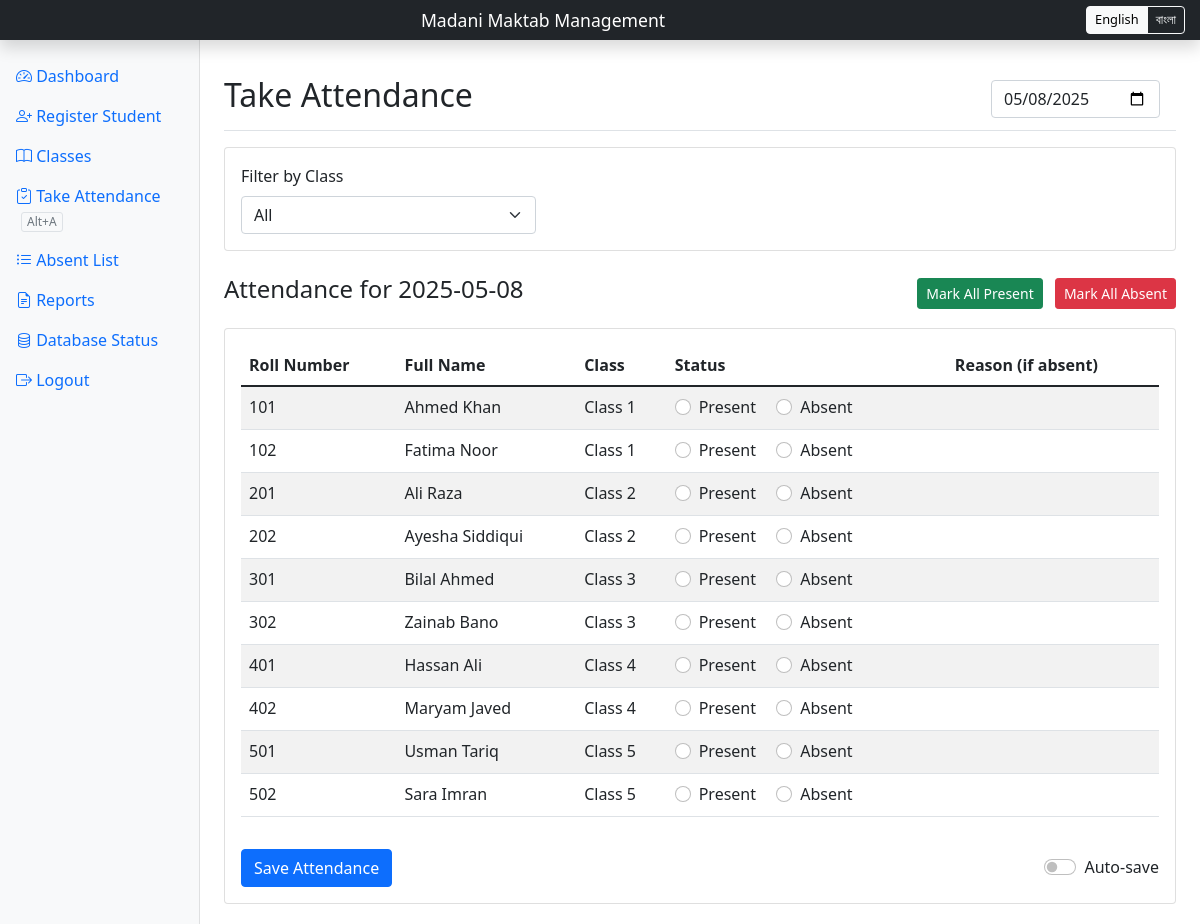
Page /attendance (signed in) on the committed database.
### main.py (models this page shows, shortened)
class Student(db.Model):
    id = db.Column(db.Integer, primary_key=True)
    name = db.Column(db.String(100), nullable=False)
    roll_number = db.Column(db.String(20), unique=True, nullable=False)
    class_id = db.Column(db.Integer, db.ForeignKey('class.id'), nullable=False)
    phone = db.Column(db.String(15), nullable=True)
    email = db.Column(db.String(100), nullable=True)
    attendance = db.relationship('Attendance', backref='student', lazy=True)
    class_relation = db.relationship('Class', backref='students', lazy=True)  # Define the relationship

class Class(db.Model):
    id = db.Column(db.Integer, primary_key=True)
    name = db.Column(db.String(50), unique=True, nullable=False)

### main.py (the view, shortened to what this page needs)
@app.route('/attendance', methods=['GET', 'POST'])
@login_required
def attendance():
    selected_date = request.args.get('date', str(date.today()))
    print(f"\n--- Attendance for date: {selected_date} ---")
    copy_previous_attendance(selected_date)
    filter_class = request.args.get('filter_class', '')
    query = Student.query
    if filter_class:
        query = query.filter(Student.class_id == filter_class)
    query = query.order_by(Student.roll_number.asc())
    classes = Class.query.all()
    students = query.all()
    attendance_today = {a.student_id: a for a in Attendance.query.filter_by(date=selected_date).all()}
    missing = len(students) - len([s for s in students if s.id in attendance_today])
    print(f"Students in view: {len(students)}, With attendance records: {len(students) - missing}, Missing records: {missing}")
    return render_template('attendance.html',
                         students=students,
                         attendance_today=attendance_today,
                         selected_date=selected_date,
                         classes=classes,
                         filter_class=filter_class)

### main.py (called while the page is built, shortened)
@login_manager.user_loader
def load_user(user_id):
    return User.query.get(int(user_id))

def copy_previous_attendance(current_date):
    prev_date_record = db.session.query(Attendance.date).filter(Attendance.date < current_date).order_by(Attendance.date.desc()).first()
    if not prev_date_record:
        return  # No previous records, nothing to copy

@app.context_processor
def inject_translations():
    lang = session.get('lang', 'en')
    return {'_': translations[lang]}

### templates/attendance.html (shortened to what this page needs)
{% extends "base.html" %}
{% block content %}
<div class="d-flex justify-content-between flex-wrap flex-md-nowrap align-items-center pt-3 pb-2 mb-3 border-bottom">
    <h1 class="h2">{{ _['take_attendance'] }}</h1>
    <div class="btn-toolbar mb-2 mb-md-0">
        <div class="btn-group me-2">
            <form method="GET" class="d-flex">
                <input type="date" class="form-control me-2" name="date" value="{{ selected_date }}" onchange="this.form.submit()">
            </form>
        </div>
    </div>
</div>
<div class="card mb-4">
    <div class="card-body">
        <form method="GET" class="row g-3">
            <div class="col-md-4">
                <label for="filter_class" class="form-label">{{ _['filter_by'] }} {{ _['class'] }}</label>
                <select class="form-select" id="filter_class" name="filter_class" onchange="this.form.submit()">
                    <option value="">{{ _['all'] }}</option>
                </select>
            </div>
        </form>
    </div>
</div>
<div class="d-flex justify-content-between align-items-center mb-3">
    <h4>{{ _['attendance_for'] }} {{ selected_date }}</h4>
    <div>
        <button id="markAllPresent" class="btn btn-success btn-sm me-2">{{ _['mark_all_present'] }}</button>
        <button id="markAllAbsent" class="btn btn-danger btn-sm">{{ _['mark_all_absent'] }}</button>
    </div>
</div>
<form method="POST" id="attendanceForm">
    <div class="card">
        <div class="card-body">
            <div class="table-responsive">
                <table class="table table-striped">
                    <thead>
                        <tr>
                            <th>{{ _['roll_number'] }}</th>
                            <th>{{ _['full_name'] }}</th>
                            <th>{{ _['class'] }}</th>
                            <th>{{ _['status'] }}</th>
                            <th>{{ _['reason_if_absent'] }}</th>
                        </tr>
                    </thead>
                    <tbody>
                        {% for student in students %}
                        <tr>
                            <td>{{ student.roll_number }}</td>
                            <td>{{ student.name }}</td>
                            <td>{{ student.class_relation.name }}</td>
                            <td>
                                <div class="form-check form-check-inline">
                                    <input class="form-check-input status-radio" type="radio" name="status_{{ student.id }}" id="present_{{ student.id }}" value="Present"  onclick="hideReason({{ student.id }})">
                                    <label class="form-check-label" for="present_{{ student.id }}">{{ _['present'] }}</label>
                                </div>
                                <div class="form-check form-check-inline">
                                    <input class="form-check-input status-radio" type="radio" name="status_{{ student.id }}" id="absent_{{ student.id }}" value="Absent"  onclick="showReason({{ student.id }})">
                                    <label class="form-check-label" for="absent_{{ student.id }}">{{ _['absent'] }}</label>
                                </div>
                            </td>
                            <td>
                            </td>
                        </tr>
                        {% endfor %}
                    </tbody>
                </table>
            </div>
            <div class="d-flex justify-content-between align-items-center mt-3">
                <button type="submit" class="btn btn-primary">{{ _['save_attendance'] }}</button>
                <div class="form-check form-switch">
                    <input class="form-check-input" type="checkbox" id="autoSaveSwitch">
                    <label class="form-check-label" for="autoSaveSwitch">{{ _['auto_save'] }}</label>
                </div>
            </div>
        </div>
    </div>
</form>
{% endblock %}

### rows in the picture
Student: roll_number "101", name "Ahmed Khan", class_relation.name "Class 1", id "☐ Present", present "Present", id "☐ Absent", absent "Absent"
Student: roll_number "102", name "Fatima Noor", class_relation.name "Class 1", id "☐ Present", present "Present", id "☐ Absent", absent "Absent"
Student: roll_number "201", name "Ali Raza", class_relation.name "Class 2", id "☐ Present", present "Present", id "☐ Absent", absent "Absent"
Student: roll_number "202", name "Ayesha Siddiqui", class_relation.name "Class 2", id "☐ Present", present "Present", id "☐ Absent", absent "Absent"
Student: roll_number "301", name "Bilal Ahmed", class_relation.name "Class 3", id "☐ Present", present "Present", id "☐ Absent", absent "Absent"
Student: roll_number "302", name "Zainab Bano", class_relation.name "Class 3", id "☐ Present", present "Present", id "☐ Absent", absent "Absent"
Student: roll_number "401", name "Hassan Ali", class_relation.name "Class 4", id "☐ Present", present "Present", id "☐ Absent", absent "Absent"
Student: roll_number "402", name "Maryam Javed", class_relation.name "Class 4", id "☐ Present", present "Present", id "☐ Absent", absent "Absent"
Student: roll_number "501", name "Usman Tariq", class_relation.name "Class 5", id "☐ Present", present "Present", id "☐ Absent", absent "Absent"
Student: roll_number "502", name "Sara Imran", class_relation.name "Class 5", id "☐ Present", present "Present", id "☐ Absent", absent "Absent"

### other values in the picture
{{ _['dashboard'] }} "Dashboard"
{{ _['register_student'] }} "Register Student"
{{ _['classes'] }} "Classes"
{{ _['take_attendance'] }} "Take Attendance"
{{ _['absent_list'] }} "Absent List"
{{ _['reports'] }} "Reports"
{{ _['db_status'] }} "Database Status"
{{ _['logout'] }} "Logout"
{{ _['filter_by'] }} "Filter by"
{{ _['class'] }} "Class"
{{ _['attendance_for'] }} "Attendance for"
{{ selected_date }} "2025-05-08"
{{ _['mark_all_present'] }} "Mark All Present"
{{ _['mark_all_absent'] }} "Mark All Absent"
{{ _['roll_number'] }} "Roll Number"
